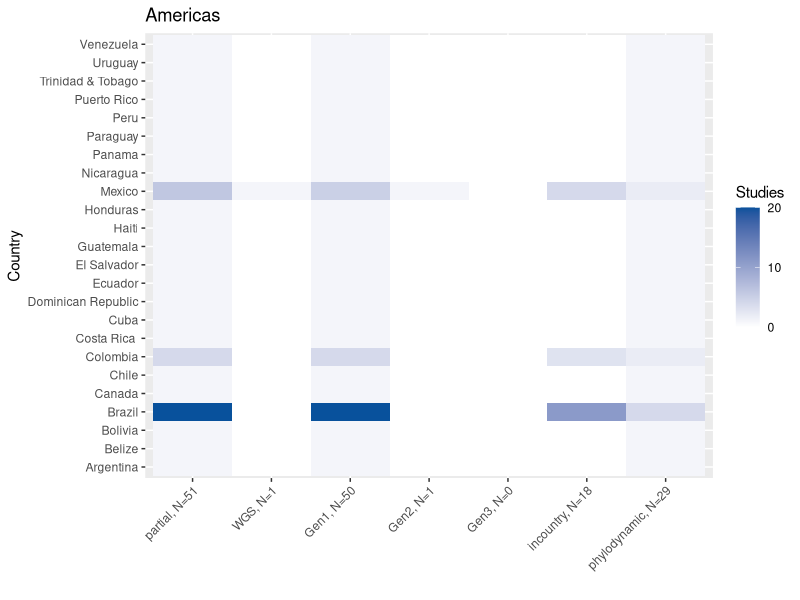
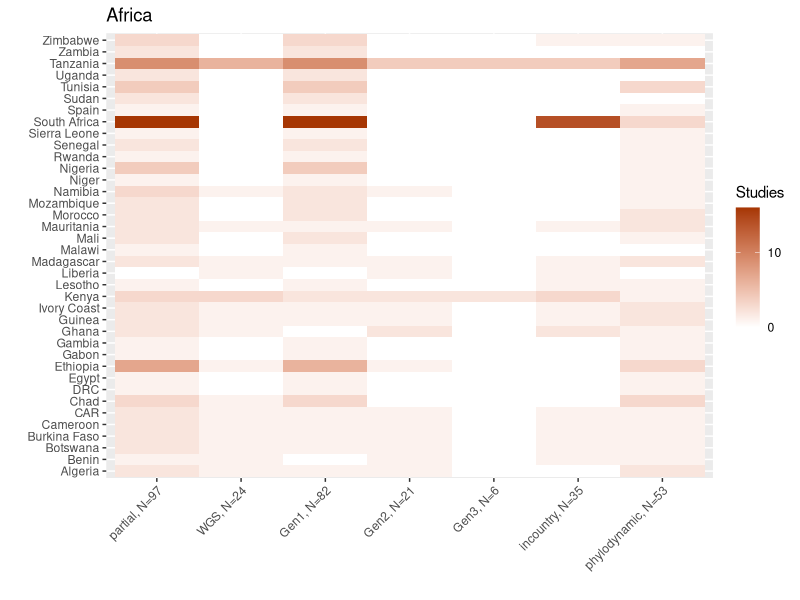
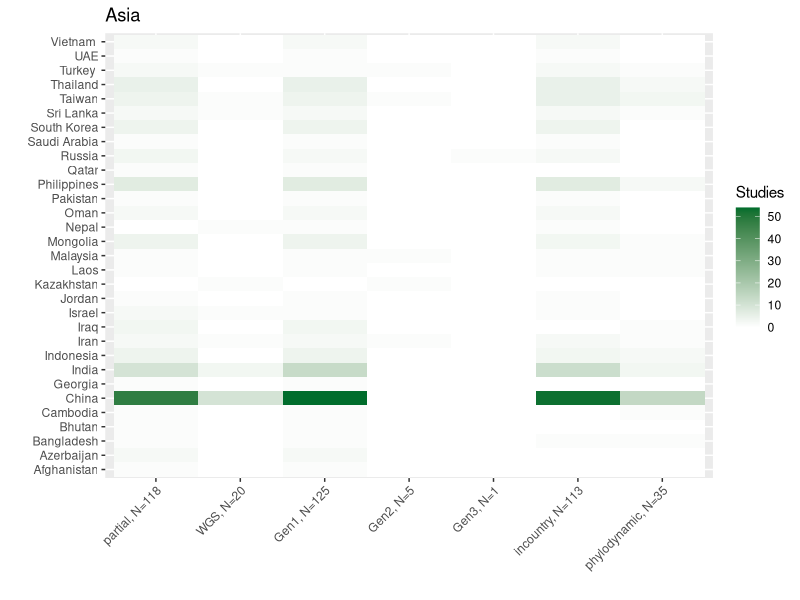

The R script that drew these images, in order: (Note: this script raises an error after producing the figures.)
#'---------------------------------------------------------
#'title: R Heat map
#'author: Gurdeep Jaswant
#'date: 20/08/2021
#'---------------------------------------------------------
rm(list=ls())

# Libraries
library(tidyverse)
library(reshape)
library(ggplot2)
library(RColorBrewer)
library(patchwork)  
# library(hrbrthemes)
# library(plotly)
# #devtools::install_github("talgalili/d3heatmap")
# library(d3heatmap)
# library(heatmaply)

# Load data 
# data <- read.csv("Data/globally_heatmap_fig3.csv")
dat <- read.csv("Data/heatmap_fig3.csv")

# Remove or rename some data/ country names
dat <- dat[-which(dat$Country == "West Indies"),]
dat$Country[which(dat$Country == "United Arab Emirates")] <- "UAE"
dat$Country[which(dat$Country == "United Republic of Tanzania")] <- "Tanzania"
dat$Country[which(dat$Country == "Democratic Republic of the Congo")] <- "DRC"
dat$Country[which(dat$Country == "Central African Republic")] <- "CAR"

# Matrix format
global_mat <- as.matrix(dat[,-c(1,2)])
rownames(global_mat) <- dat$Country
n = rowSums(global_mat)
N = colSums(global_mat)

# Set up the regional matrices
# Asia
asia_dat <- subset(dat, Region == "Asia")[,-c(1,2)]
N = colSums(asia_dat)
names(asia_dat) <- paste0(colnames(asia_dat), ", N=", N)
asia_mat <- as.matrix(asia_dat)
rownames(asia_mat) <- subset(dat, Region == "Asia")$Country

# Africa
africa_dat <- subset(dat, Region == "Africa")[,-c(1,2)]
N = colSums(africa_dat)
names(africa_dat) <- paste0(colnames(africa_dat), ", N=", N)
africa_mat <- as.matrix(africa_dat)
rownames(africa_mat) <- subset(dat, Region == "Africa")$Country

# Americas
americas_dat <- subset(dat, Region == "Americas")[,-c(1,2)]
N = colSums(americas_dat)
names(americas_dat) <- paste0(colnames(americas_dat), ", N=", N)
americas_mat <- as.matrix(americas_dat)
rownames(americas_mat) <- subset(dat, Region == "Americas")$Country

# Colours
colsAs = c(colorRampPalette(brewer.pal(6,"Greens"))(6))[6]
colsAf = c(colorRampPalette(brewer.pal(6,"Oranges"))(6))[6]
colsAm = c(colorRampPalette(brewer.pal(6,"Blues"))(6))[6]

# Transform the matrix in long format
# Americas
colnames(americas_mat) <- names(americas_dat)
rownames(americas_mat) <- subset(dat, Region == "Americas")$Country
df <- melt(americas_mat)
colnames(df) <- c("x", "y", "value")

am_hm  <- ggplot(df, aes(x = y, y = x, fill = value)) + 
  geom_tile() +
  xlab("") + ylab("Country") + ggtitle("Americas") +
  scale_fill_continuous(breaks=seq(0,60, by=10),low='white',high=colsAm, name="Studies") +
  theme(axis.text.x=element_text(angle=45,hjust=1))
am_hm

# Africa
colnames(africa_mat) <- names(africa_dat)
rownames(africa_mat) <- subset(dat, Region == "Africa")$Country
df <- melt(africa_mat)
colnames(df) <- c("x", "y", "value")

af_hm  <- ggplot(df, aes(x = y, y = x, fill = value)) + 
  geom_tile() +
  xlab("") + ylab("") + ggtitle("Africa") +
  scale_fill_continuous(breaks=seq(0,60, by=10),low='white',high=colsAf, name="Studies") +
  theme(axis.text.x=element_text(angle=45,hjust=1))
af_hm

# Asia
colnames(asia_mat) <- names(asia_dat)
rownames(asia_mat) <- subset(dat, Region == "Asia")$Country
df <- melt(asia_mat)
colnames(df) <- c("x", "y", "value")

as_hm  <- ggplot(df, aes(x = y, y = x, fill = value)) + 
  geom_tile() +
  xlab("") + ylab("") + ggtitle("Asia") +
  scale_fill_continuous(breaks=seq(0,55, by=10),low='white',high=colsAs, name = "Studies") +
  theme(axis.text.x=element_text(angle=45,hjust=1))
as_hm

ggsave("Figures/fig3_heatmap.pdf", 
       plot = am_hm + af_hm + as_hm, 
       width = 11, height = 6, units="in")



# Some code for interactive heatmaps
# d3heatmap(mat, scale="column", dendrogram = "none", width="800px", height="80Opx", colors = "Blues")
global_heatmap <- heatmaply(
  global_mat, dendrogram = "none",
  scale_fill_gradient_fun = ggplot2::scale_fill_gradient2(
    low = "white", high = "red", limits = c(0, 300)))
global_heatmap

# Asia
asia_hm <- heatmaply(
  asia_mat, dendrogram = "none",
  scale_fill_gradient_fun = ggplot2::scale_fill_gradient2(
    low = "white", high = "red", limits = c(0, 55))
)
asia_hm

# Africa
africa_hm <- heatmaply(
  africa_mat, dendrogram = "none",
  scale_fill_gradient_fun = ggplot2::scale_fill_gradient2(
    low ="white", high = "red", limits = c(0, 55))
)
africa_hm
